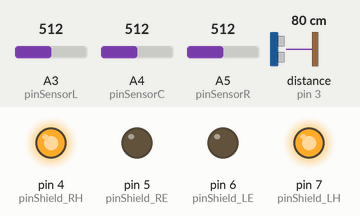
Simulated run of this sketch. Board: Arduino Uno, built with avr-gcc and run on an emulated ATmega328P. Shown: output pins drawn as LEDs (lit = HIGH). Wiring (inferred from the names in the program): ultrasonic range finder: trigger pin 2; echo pin 3. Dashed ring = blinking. The test bench sets the inputs (shaded band); at power-on: A3 (pinSensorL) = 512, distance to the obstacle (sensor on pin 3) 80 cm, A4 (pinSensorC) = 512, A5 (pinSensorR) = 512. The echo pulse lasts 58.3 µs per cm; pins used as bus, display or sensor lines are not drawn; what the sketch prints to the serial monitor is not drawn.

Above: at 3.2 s.
3.3 s: A3 (pinSensorL) set to 819
4.8 s: A3 (pinSensorL) set to 848
At 5.7 s:
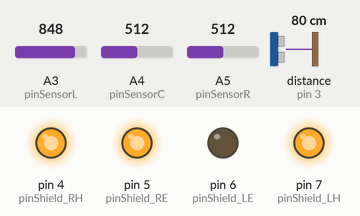
6.3 s: distance to the obstacle (sensor on pin 3) set to 11 cm
7.8 s: distance to the obstacle (sensor on pin 3) set to 8 cm
9.3 s: A4 (pinSensorC) set to 992
12.0 s: A4 (pinSensorC) set to 716
At 14.51 s:
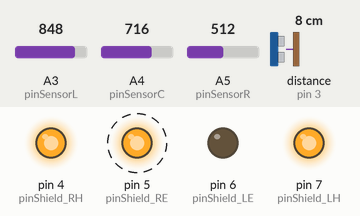
Timing chart, 0 to 15.3 s (numbered marks = the images above; inputs shaded):
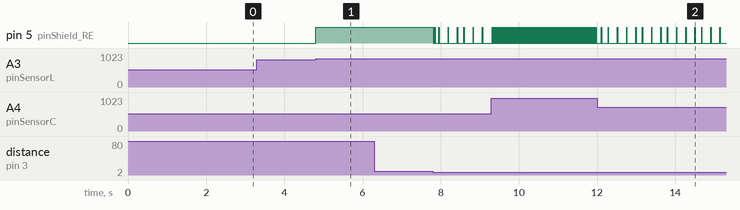

Measured:
- the behaviour switches between 830 and 831 on A3 (pinSensorL) (found by bisection; images 0 and 1)
- after the input at 3.3 s, every drawn part: stays the same
- after the input at 4.8 s, pin 5 (pinShield_RE): LOW → HIGH at once
- after the input at 6.3 s, every drawn part: stays the same
- after the input at 12.0 s, pin 5 (pinShield_RE): alternates HIGH for 0.01 s and LOW for 0.23 s, starting after 0.11 s

The sketch:

Lesson_33_Line_Car.ino
```cpp
//                   БИБЛИОТЕКИ:
#include             <iarduino_HC_SR04_int.h>                       // подключаем библиотеку для работы с датчиком
//                   НОМЕРА ВЫВОДОВ:
const uint8_t        pinSensorL   = A3;                             // Вывод к которому подключен датчик находящийся слева         (по направлению движения)
const uint8_t        pinSensorC   = A4;                             // Вывод к которому подключен датчик находящийся по центру     (по направлению движения)
const uint8_t        pinSensorR   = A5;                             // Вывод к которому подключен датчик находящийся справа        (по направлению движения)
const uint8_t        pinSens_TRIG = 2;                              // Вывод к которому подключен датчик расстояния HC_SR04        (вывод обозначенный на датчике как TRIG)
const uint8_t        pinSens_ECHO = 3;                              // Вывод к которому подключен датчик расстояния HC_SR04        (вывод обозначенный на датчике как ECHO)
const uint8_t        pinShield_LH = 7;                              // Вывод направления к которому подключен левый мотор          (по направлению движения)
const uint8_t        pinShield_LE = 6;                              // Вывод ШИМ         к которому подключен левый мотор          (по направлению движения)
const uint8_t        pinShield_RE = 5;                              // Вывод ШИМ         к которому подключен левый мотор          (по направлению движения)
const uint8_t        pinShield_RH = 4;                              // Вывод направления к которому подключен левый мотор          (по направлению движения)
//                   ОБЪЕКТЫ:
iarduino_HC_SR04_int hcsr(pinSens_TRIG, pinSens_ECHO);              // Объект hcsr для работы с библиотекой iarduino_HC_SR04       (вывод TRIG, вывод ECHO)
//                   УСТАНАВЛИВАЕМЫЕ ЗНАЧЕНИЯ:
const uint16_t       valSensor1   = 930;                            // Показание датчика находящегося на линии                     (указывается для конкретной трассы)
const uint16_t       valSensor0   = 730;                            // Показание датчика находящегося вне линии                    (указывается для конкретной трассы)
const uint8_t        valSpeed     = 255;                            // Максимальная скорость                                       (число от 1 до 255)
const uint32_t       tmrDelay     = 2000;                           // Время в течении которого требуется остановиться             (если в течении этого времени состояние остаётся неопределённым (линия не обнаружена), то требуется остановиться)
const uint8_t        valTurning   = 10;                             // Крутизна поворотов (скорость реакции)                       (число от 1 до 255)
const uint8_t        valDistance  = 10;                             // Минимально допустимое расстояние до объекта в сантиметрах   (если расстояние будет меньше, то требуется остановитьтся)
const bool           arrRoute[2]  = {1,1};                          // Направление движения для каждого мотора                     (зависит от полярности,  нулевой элемент - правый мотор, первый элемент - левый мотор)
//                   РАССЧИТЫВАЕМЫЕ ЗНАЧЕНИЯ:
      uint8_t        arrSpeed[2];                                   // Рассчитываемая скорость для каждого мотора                  (число от 1 до valSpeed, нулевой элемент - правый мотор, первый элемент - левый мотор)
      uint16_t       valSensorM;                                    // Рассчитываемое среднее значение датчика                     (значение между цветом линии и цветом вне линии)
      uint8_t        valSensor;                                     // Биты рассчитываемых логических уровней всех датчиков        (0bxxxxxLCR)
      bool           flgLine;                                       // Флаг указывающий на то, что используется светлая линия      (0 - тёмная линия, 1 - светлая линия)
      int8_t         flgTurning;                                    // Флаг наличия и направления поворота                         (0 - не поворачиваем, -1 - поворачиваем налево, +1 - поворачиваем направо)
      bool           flgPWM;                                        // Флаг указывающий на то, что требуется изменить ШИМ моторов  (0 - тёмная линия, 1 - светлая линия)
      bool           flgStop;                                       // Флаг указывающий на необходимость остановиться              (0 - без остановки, 1 - требуется остановиться)
      bool           flgDistance;                                   // Флаг обнаружения препятствия                                (0 - не обнаружено, 1 - обнаружено)
      uint32_t       tmrMillis;                                     // Время совершения последней операции                         (в миллисекундах)
void setup(){
//  Узнаём цвет линии используемой на трассе, если он светлый, то устанавливаем флаг lineColor тёмный
    flgLine = (valSensor0>valSensor1);                              // Если условие (valSensor0>valSensor1) выполняется значит линия светлая и флаг flgLine установится в 1, иначе он сбросится в 0
//  Вычисляем среднее значение между показаниями датчиков на линии и все линии
    if(flgLine){valSensorM=valSensor1+(valSensor0-valSensor1)/2;}   // Если на трассе используется светлая линия
    else       {valSensorM=valSensor0+(valSensor1-valSensor0)/2;}   // Если на трассе используется тёмная линия
//  Устанавливаем значение скорости обоих моторов
    arrSpeed[1]=valSpeed;                                           // Максимальная скорость на левом моторе
    arrSpeed[0]=valSpeed;                                           // Максимальная скорость на правом моторе
//  Устанавливаем флаг ШИМ, сбрасываем флаг наличия поворота, флаг остановки и флаг обнаружения припятствий
    flgPWM=1; flgTurning=0; flgStop=0; flgDistance=0;
//  Устанавливаем режим работы выводов и направление обоих моторов
    pinMode     (pinSensorL,   INPUT      );                        // Конфигурируем вывод pinSensorL   как вход                   (для получения данных от левого датчика линии)
    pinMode     (pinSensorC,   INPUT      );                        // Конфигурируем вывод pinSensorC   как вход                   (для получения данных от центрального датчика линии)
    pinMode     (pinSensorR,   INPUT      );                        // Конфигурируем вывод pinSensorR   как вход                   (для получения данных от правого датчика линии)
    pinMode     (pinShield_LH, OUTPUT     );                        // Конфигурируем вывод pinShield_LH как выход                  (для управления направлением движения левого мотора)
    pinMode     (pinShield_LE, OUTPUT     );                        // Конфигурируем вывод pinShield_LE как выход                  (для управления скоростью вращения левого мотора, при помощи ШИМ)
    pinMode     (pinShield_RE, OUTPUT     );                        // Конфигурируем вывод pinShield_RE как выход                  (для управления скоростью вращения правого мотора, при помощи ШИМ)
    pinMode     (pinShield_RH, OUTPUT     );                        // Конфигурируем вывод pinShield_RH как выход                  (для управления направлением движения правого мотора)
    digitalWrite(pinShield_LH, arrRoute[1]);                        // Устанавливаем на выходе pinShield_LH уровень arrRoute[1]    (направление движения левого мотора)
    digitalWrite(pinShield_RH, arrRoute[0]);                        // Устанавливаем на выходе pinShield_RH уровень arrRoute[0]    (направление движения правого мотора)
//  Выводим показания центрального датчика линии
    Serial.begin(9600); while(!Serial){}                            // Инициируем передачу данных по последовательному порту       (на скорости 9600 бит/сек)
    Serial.println(analogRead(pinSensorC));                         // Выводим показания центрального датчика линии                (для указания значений константам valSensor0 и valSensor1)
//  Устанавливаем задержку и обновляем время совершения последней операции
    delay(2000);
    tmrMillis = millis();
}
void loop(){
//  Читаем показания датчиков и преобразуем их в логические уровни  // (1 - датчик на линии, 0 - датчик вне линии)
    valSensor  =  0;                                                // сбрасываем все биты переменной valSensor
    valSensor |= ((analogRead(pinSensorL)>valSensorM)^flgLine)<<2;  // Устанавливаем 2 бит переменной valSensor в 1 если левый   датчик находится на линии, иначе оставляем бит сброшенным в 0
    valSensor |= ((analogRead(pinSensorC)>valSensorM)^flgLine)<<1;  // Устанавливаем 1 бит переменной valSensor в 1 если средний датчик находится на линии, иначе оставляем бит сброшенным в 0
    valSensor |= ((analogRead(pinSensorR)>valSensorM)^flgLine)<<0;  // Устанавливаем 0 бит переменной valSensor в 1 если правый  датчик находится на линии, иначе оставляем бит сброшенным в 0
                                                                    // РАССМОТРИМ ТРИ ПРЕДЫДУЩИЕ СТРОКИ: Каждая строка устанавливает или сбрасывает свой бит переменной valSensor в зависимости от того, находится датчик на линии или нет.
                                                                    // Оператор составного побитового ИЛИ "|=" выполнит побитовое ИЛИ между переменной valSensor и результатом всех вычислений, полученное значение запишется в valSensor.
                                                                    // Оператор сравнения ">" вернет "1" если значение analogRead(номер_вывода) больше чем значение valSensorM, а значит датчик находится над объектом, который темнее чем значение valSensorM,
                                                                    // Результат возвращённый оператором сравнения ">" нам подходит если используется тёмная линия, но если используется светлая линия, то результат нужно инвертировать ...
                                                                    // Оператор побитового XOR "^" выполнит эту инверсию, только если установлен флаг flgLine, указывающий о том, что используется светлая линия
                                                                    // Оператор побитового сдвига влево "<<" сдвинет результат на указанное число бит, таким образом каждый результат займет свою позицию.
//  Определяем действия в соответствии с текущим положением датчиков
    switch(valSensor){ //            Сохраняем время:    Меняем флаг ШИМ:   Меняем флаг поворота:  Меняем флаг остановки:
        case 0b000:                                      flgPWM=flgTurning;                        flgStop=!flgTurning; break;  // 000 - Если все датчики находятся вне линии                 (неопределённое состояние - если до этого мы не поворачивали, то резко останавливаемся, а если поворачивали, то продолжаем поворот в ту же сторону)
        case 0b010:                  tmrMillis=millis(); flgPWM=flgTurning; flgTurning=0;          flgStop=0;           break;  // 010 - Если только центральный датчик находится на линии    (продолжаем движение прямо)
        case 0b100:                                                                                                             // 100 - Если только левый датчик находится на линии          (поворачиваем влево)
        case 0b110:                  tmrMillis=millis(); flgPWM=1;          flgTurning=-1;         flgStop=0;           break;  // 110 - Если левый и центральный датчики находятся на линии  (поворачиваем влево)
        case 0b001:                                                                                                             // 001 - Если только правый датчик находится на линии         (поворачиваем вправо)
        case 0b011:                  tmrMillis=millis(); flgPWM=1;          flgTurning=1;          flgStop=0;           break;  // 011 - Если правый и центральный датчики находятся на линии (поворачиваем вправо)
        default:                                         flgPWM=1;                                                      break;  // 1x1 - Если правый и левый датчики находятся на линии       (неопределённое состояние)
    }
    if(tmrMillis>millis())         { tmrMillis=0;}                                                                              // Избавляемся от переполнения millis();
    if(tmrMillis+tmrDelay<millis()){                     flgPWM=1;          flgTurning=0;          flgStop=1;           }       // Останавливаемся если линия потеряна на более чем tmrDelay мс
    if(hcsr.distance()<valDistance){ tmrMillis=millis(); flgPWM=1;          flgDistance=1;                              }       // Останавливаемся если обнаружено препятствие
    else if(flgDistance)           { tmrMillis=millis(); flgPWM=1;          flgDistance=0;                              }       // Продолжаем движение если препятствие исчезло
//  Устанавливаем ШИМ для моторов
    if(flgPWM){flgPWM=0;                                                                                                        // Если установлен флаг flgPWM, то сбрасываем его и устанавливаем ШИМ ...
      switch(flgTurning){ // Скорость левого мотора:           Скорость правого мотора:
        case -1:             if(arrSpeed[1]>0){arrSpeed[1]--;} arrSpeed[0]=valSpeed;                                    break;  // Уменьшаем скорость левого  мотора (поворачиваем налево)
        case  0:             arrSpeed[1]=valSpeed;             arrSpeed[0]=valSpeed;                                    break;  // Устанавливаем одинаковую скорость (едим прямо)
        case  1:             arrSpeed[1]=valSpeed;             if(arrSpeed[0]>0){arrSpeed[0]--;}                        break;  // Уменьшаем скорость правого мотора (поворачиваем направо)
      } if(flgStop){         arrSpeed[1]=0;                    arrSpeed[0]=0;}                                                  // Останавливаемся если установлен флаг flgStop
        if(flgDistance){     arrSpeed[1]=0;                    arrSpeed[0]=0;}                                                  // Останавливаемся если установлен флаг flgDistance
//      Выводим ШИМ
        analogWrite(pinShield_LE, arrSpeed[1]);
        analogWrite(pinShield_RE, arrSpeed[0]);
    }
}
```
